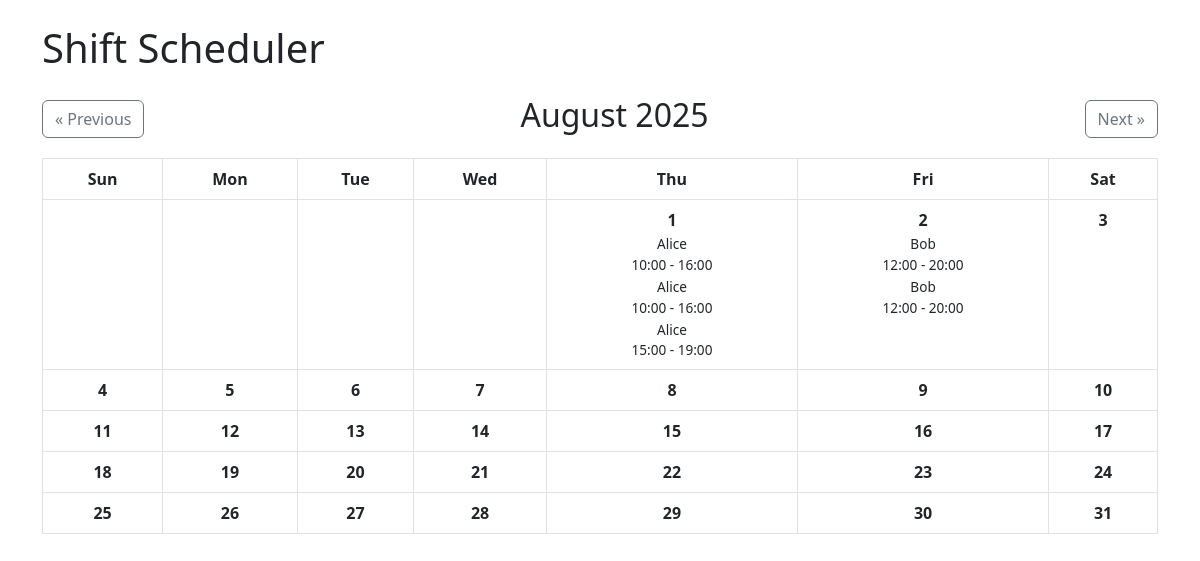
/calendar?month=8&year=2025, run on the app's committed database.
### app.py (models this page shows)
class Shift(db.Model):
    id = db.Column(db.Integer, primary_key=True)
    date = db.Column(db.Date, nullable=False)
    start_time = db.Column(db.Time, nullable=False)
    end_time = db.Column(db.Time, nullable=False)
    worker_id = db.Column(db.Integer, db.ForeignKey('worker.id'), nullable=False)
    worker = db.relationship('Worker', backref='shifts')

class Worker(db.Model):
    id = db.Column(db.Integer, primary_key=True)
    name = db.Column(db.String(50))

### app.py (the view)
@app.route('/calendar')
def calendar_view():
    year = request.args.get('year', type=int, default=datetime.now().year)
    month = request.args.get('month', type=int, default=datetime.now().month)
    if month < 1:
        month = 12
        year -= 1
    elif month > 12:
        month = 1
        year += 1
    cal = calendar.Calendar()
    month_days = cal.monthdayscalendar(year, month)
    shifts = Shift.query.filter(
        extract('year', Shift.date) == year,
        extract('month', Shift.date) == month
    ).all()
    shifts_by_day = {}
    for shift in shifts:
        day = shift.date.day
        if day not in shifts_by_day:
            shifts_by_day[day] = []
        shifts_by_day[day].append(shift)
    return render_template('calendar.html',
                           month_days=month_days,
                           month=month,
                           year=year,
                           shifts_by_day=shifts_by_day,
                           calendar=calendar)

### templates/calendar.html
{% extends "base.html" %}
{% block content %}
    <div class="d-flex justify-content-between align-items-center mb-3">
        <a href="{{ url_for('calendar_view', month=month-1, year=year) }}" class="btn btn-outline-secondary">« Previous</a>
        <h2>{{ calendar.month_name[month] }} {{ year }}</h2>
        <a href="{{ url_for('calendar_view', month=month+1, year=year) }}" class="btn btn-outline-secondary">Next »</a>
    </div>  <table class="table table-bordered text-center">
    <thead>
      <tr>
        <th>Sun</th><th>Mon</th><th>Tue</th><th>Wed</th>
        <th>Thu</th><th>Fri</th><th>Sat</th>
      </tr>
    </thead>
    <tbody>
      {% for week in month_days %}
        <tr>
            {% for day in week %}
                <td class="align-top" style="min-height: 100px;">
                    {% if day != 0 %}
                        <strong>{{ day }}</strong><br>
                        {% if shifts_by_day[day] is defined %}
                            {% for shift in shifts_by_day[day] %}
                                <div style="font-size: 0.85em; margin-top: 2px;">
                                    {{ shift.worker.name }}<br>
                                    {{ shift.start_time.strftime('%H:%M') }} - {{ shift.end_time.strftime('%H:%M') }}
                                </div>
                            {% endfor %}
                        {% endif %}
                    {% endif %}
                </td>
            {% endfor %}
        </tr>
      {% endfor %}
    </tbody>
  </table>
{% endblock %}

### data on the page
Shift: worker.name "Alice", start_time "10:00", end_time "16:00"
Shift: worker.name "Alice", start_time "10:00", end_time "16:00"
Shift: worker.name "Alice", start_time "15:00", end_time "19:00"
Shift: worker.name "Bob", start_time "12:00", end_time "20:00"
Shift: worker.name "Bob", start_time "12:00", end_time "20:00"

### other printed values
{{ calendar.month_name[month] }} "August"
{{ year }} "2025"
{{ day }} "1" "2" "3" "4" "5" "6" "7" "8" "9" "10" "11" "12" "13" "14" "15" "16" "17" "18" "19" "20" "21" "22" "23" "24" "25" "26" "27" "28" "29" "30" "31"
